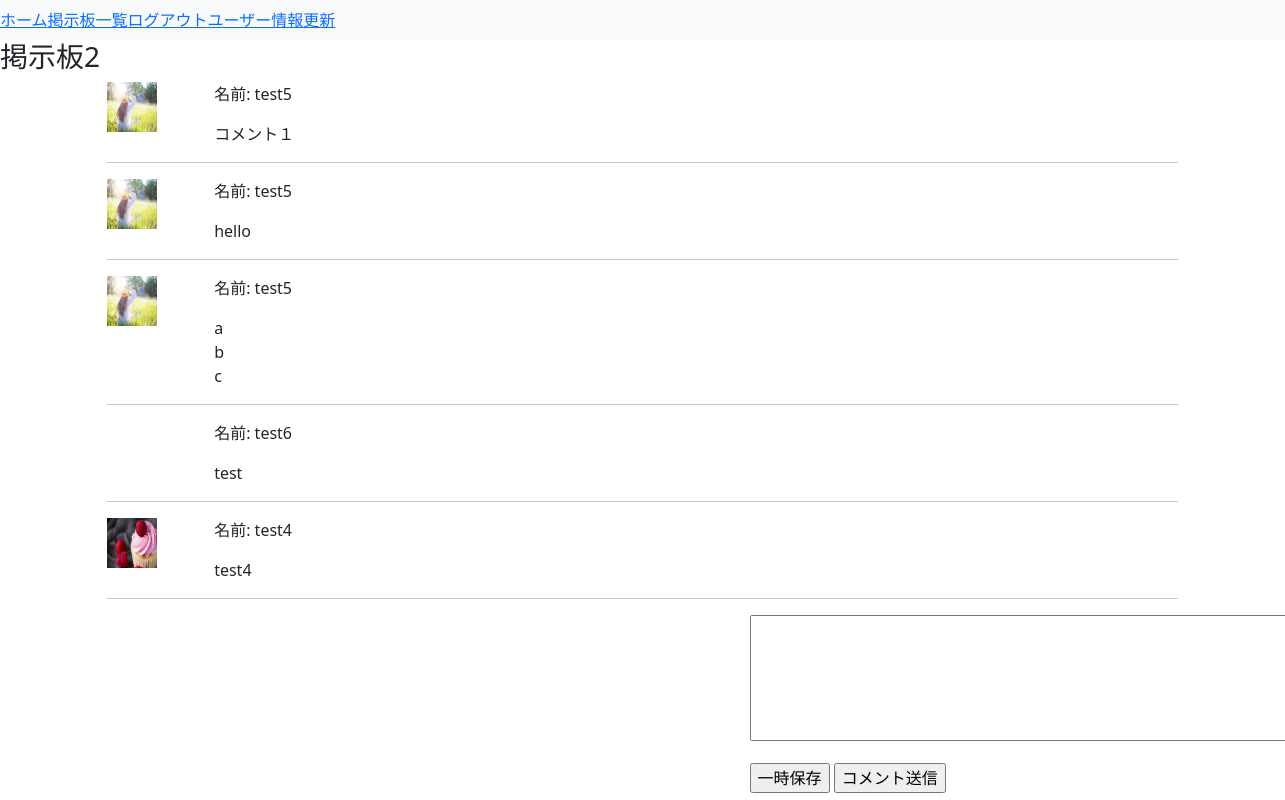
Page /boards/post_comments/2 (signed in) on the committed database.
### boards/models.py (models this page shows)
class Themes(models.Model):
    title = models.CharField(max_length=255)
    user = models.ForeignKey(
        'accounts.Users', on_delete=models.CASCADE
    )
    objects = ThemesManager()
    class Meta:
        db_table = 'themes'

class Comments(models.Model):
    comment = models.CharField(max_length=1000)
    user = models.ForeignKey(
        'accounts.Users', on_delete=models.CASCADE
    )
    theme = models.ForeignKey(
        'Themes', on_delete=models.CASCADE
    )
    objects = CommentsManager()
    class Meta:
        db_table = 'comments'

### accounts/models.py (models this page shows)
class Users(AbstractBaseUser, PermissionsMixin):
    username = models.CharField(max_length=255)
    age = models.PositiveIntegerField()
    email = models.EmailField(max_length=255, unique=True)
    is_active = models.BooleanField(default=False)
    is_staff = models.BooleanField(default=False)
    picture = models.FileField(null=True, upload_to='picture/')
    objects = UserManager()
    USERNAME_FIELD = 'email'
    REQUIRED_FIELDS = ['username']
    class Meta:
        db_table = 'users'

### boards/views.py (the view, shortened to what this page needs)
# urls.py: path('post_comments/<int:theme_id>', views.post_comments, name='post_comments'),
def post_comments(request, theme_id):
    saved_comment = cache.get(f'saved-comment-theme_id={theme_id}-user_id={request.user.id}', '')
    post_comment_form = forms.PostCommentFrom(request.POST or None, initial={ 'comment': saved_comment})
    theme = get_object_or_404(Themes, id=theme_id)
    comments = Comments.objects.fetch_by_theme_id(theme_id)
    return render(
        request, 'boards/post_comments.html',
        context ={
        'post_comment_form':post_comment_form ,
        'theme': theme,
        'comments':comments,
        }
    )

### boards/forms.py
class PostCommentFrom(forms.ModelForm):
    comment = forms.CharField(label='', widget=forms.Textarea(attrs={'rows': 5, 'cols': 60}))
    class Meta:
        model = Comments
        fields = ('comment',)

### boards/models.py (called while the page is built)
    def fetch_by_theme_id(self, theme_id):
        return self.filter(theme_id=theme_id).order_by('id').all()

### templates/boards/post_comments.html (shortened to what this page needs)
{% extends 'base.html' %}
{% block content %}
<h3>{{ theme.title }}</h3>
{% for comment in comments %}
    <div class="col-1 offset-1">
        {% if comment.user.picture %}
            <img src="{{ comment.user.picture.url }}", style="float:left" width="50px", height="50px">
        {% endif %}
    </div>
    <div class="col-8 offset-2">
        <p>名前: {{ comment.user.username }}</p>
        <p>{{ comment.comment | linebreaks }}</p>
    </div>
    <div class="col-10 offset-1">
        <hr>
    </div>
{% endfor %}
{% if user.is_authenticated %}
    <div class="col-4 offset-7">
        <form method="POST">
            {{ post_comment_form.as_p }}
            <input type="button", value="一時保存" id="save_comment">
            <input type="submit", value="コメント送信">
        </form>
    </div>
{% endif %}
{% endblock %}

### templates/base.html (shortened to what this page needs)
<!DOCTYPE html>
<html lang="ja">
<head>
    <link href="https://cdn.jsdelivr.net/npm/bootstrap@5.0.1/dist/css/bootstrap.min.css" rel="stylesheet">
</head>
<body>
    <nav class="navbar navbar-expand-lg navbar-light bg-light">
        <a class="navber-brand" href="{% url 'accounts:home' %}">ホーム</a>
        <a class="navber-brand" href="{% url 'boards:list_themes' %}">掲示板一覧</a>
        {% if user.is_authenticated %}
            <a class="navber-brand" href="{% url 'accounts:user_logout' %}">ログアウト</a>
            <a class="navber-brand" href="{% url 'accounts:user_edit' %}">ユーザー情報更新</a>
        {% else %}
            <a class="navber-brand" href="{% url 'accounts:user_login' %}">ログイン</a>
            <a class="navber-brand" href="{% url 'accounts:regist' %}">ユーザー登録</a>
        {% endif %}
    </nav>
    {% block content %}
    {% endblock %}
</body>
</html>

### rows in the picture
Themes: title "掲示板2"
Comments: user.picture (picture), user.username "test5", comment "コメント１"
Comments: user.picture (picture), user.username "test5", comment "hello"
Comments: user.picture (picture), user.username "test5", comment "a b c"
Comments: user.username "test6", comment "test"
Comments: user.picture (picture), user.username "test4", comment "test4"
